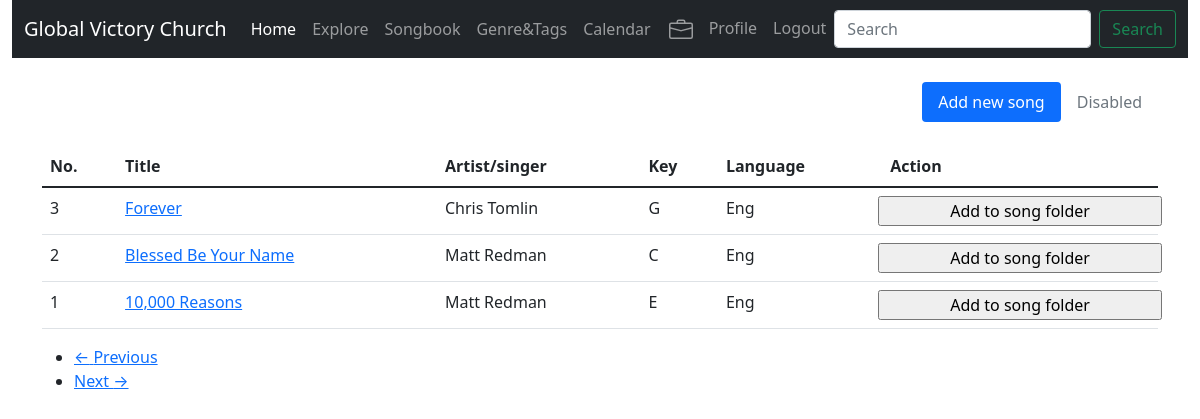
The page /songbook (signed in) on the database its author committed.
### app/models.py (models this page shows, shortened)
class Song(db.Model):
    id = db.Column(db.Integer, primary_key=True)
    title = db.Column(db.String(255), index=True)
    singer = db.Column(db.String(140), index=True)
    info = db.Column(db.String(140))
    key = db.Column(db.Integer)
    lyrics = db.Column(db.Text)
    language = db.Column(db.Integer)
    timestamp = db.Column(db.DateTime, index=True, default=datetime.utcnow)
    user_id = db.Column(db.Integer, db.ForeignKey('user.id'))
    listitem_id = db.Column(db.Integer, db.ForeignKey('listitem.id'))
    tags = db.relationship('Tag', secondary=songtags,
                           backref=db.backref('songs', lazy='dynamic'), lazy='dynamic')
    translated = db.relationship(
        'Song', secondary=translation,
        primaryjoin=(translation.c.song_id == id),
        secondaryjoin=(translation.c.translated_id == id),
        backref=db.backref('translation', lazy='dynamic'), lazy='dynamic')
    media = db.relationship('Mlinks', secondary=medialinks,
                           backref=db.backref('songs', lazy='dynamic'), lazy='dynamic')

### app/routes.py (the view)
@app.route('/songbook')
def songbook():
    form = EmptyForm()
    keyset = ('Empty', 'C', 'C#', 'D', 'D#', 'E', 'F', 'F#', 'G', 'G#', 'A', 'A#', 'B')
    page = request.args.get('page', 1, type=int)
    songs = Song.query.order_by(Song.title.desc()).paginate(
        page=page, per_page=app.config['SONGS_PER_PAGE'], error_out=False)
    next_url = url_for('songbook', page=songs.next_num) \
        if songs.has_next else None
    prev_url = url_for('songbook', page=songs.prev_num) \
        if songs.has_prev else None
    return render_template('songbook.html', title='Songbook', songs=songs.items,
                           next_url=next_url, prev_url=prev_url, keyset=keyset, lang=lang, form=form)

### app/forms.py
class EmptyForm(FlaskForm):
    submit = SubmitField('Submit')

### app/models.py (called while the page is built)
@login.user_loader
def load_user(id):
    return User.query.get(int(id)) #flask-login passes id as string, thus converted to int.

### app/routes.py (called while the page is built)
@app.before_request
def before_request():
    if current_user.is_authenticated:
        current_user.last_seen = datetime.utcnow()
        db.session.commit()

### app/templates/songbook.html
{% extends "base.html" %}
{% block app_content %}
    <br>
	<div class="row">
		<div class="col">
			<nav class="nav nav-pills justify-content-end">
				<a class="nav-link active" aria-current="page" href="{{ url_for('add_song') }}">Add new song</a>
				<a class="nav-link disabled" href="#" tabindex="-1" aria-disabled="true">Disabled</a>
			</nav>
		</div>
	</div>
	<br>
	<div class="row">
		<div class="col">
			<table class="table table-hover">
			<thead>
			  <tr>
				 <th>No.</th>
				 <th>Title</th>
				 <th>Artist/singer</th>
				 <th>Key</th>
				 <th>Language</th>
				 <th>Action</th>
			  </tr>
			</thead>
			<tbody>
			{% for song in songs %}
				{% include '_song.html' %}
			{% endfor %}
			</tbody>
			</table>
		<nav aria-label="...">
			<ul class="pager">
				<li class="previous{% if not prev_url %} disabled{% endif %}">
					<a href="{{ prev_url or '#' }}">
						<span aria-hidden="true">&larr;</span> Previous
					</a>
				</li>
				<li class="next{% if not next_url %} disabled{% endif %}">
					<a href="{{ next_url or '#' }}">
						Next <span aria-hidden="true">&rarr;</span>
					</a>
				</li>
			</ul>
		</nav>
		</div>
	</div>
{% endblock %}

### app/templates/_song.html (shortened to what this page needs)
        <tr valign="top">
            <td>{{ song.id }}</td>
			<td><a href="{{ url_for('.view_song', id=song.id) }}">{{ song.title }}</a></td>
            <td>{{ song.singer }}</td>
			<td>{{ keyset[song.key] }}</td>
			<td>{{ lang[song.language] }}</td>
			<td><form class="row needs-validation" action="{{ url_for('.add_to_cart', songid=song.id) }}" method="post">
						{{ form.submit(value='Add to song folder') }}
					</form></td>
        </tr>

### rows shown on the page
Song: id "3", title "Forever", singer "Chris Tomlin", key "G", language "Eng"
Song: id "2", title "Blessed Be Your Name", singer "Matt Redman", key "C", language "Eng"
Song: id "1", title "10,000 Reasons", singer "Matt Redman", key "E", language "Eng"
